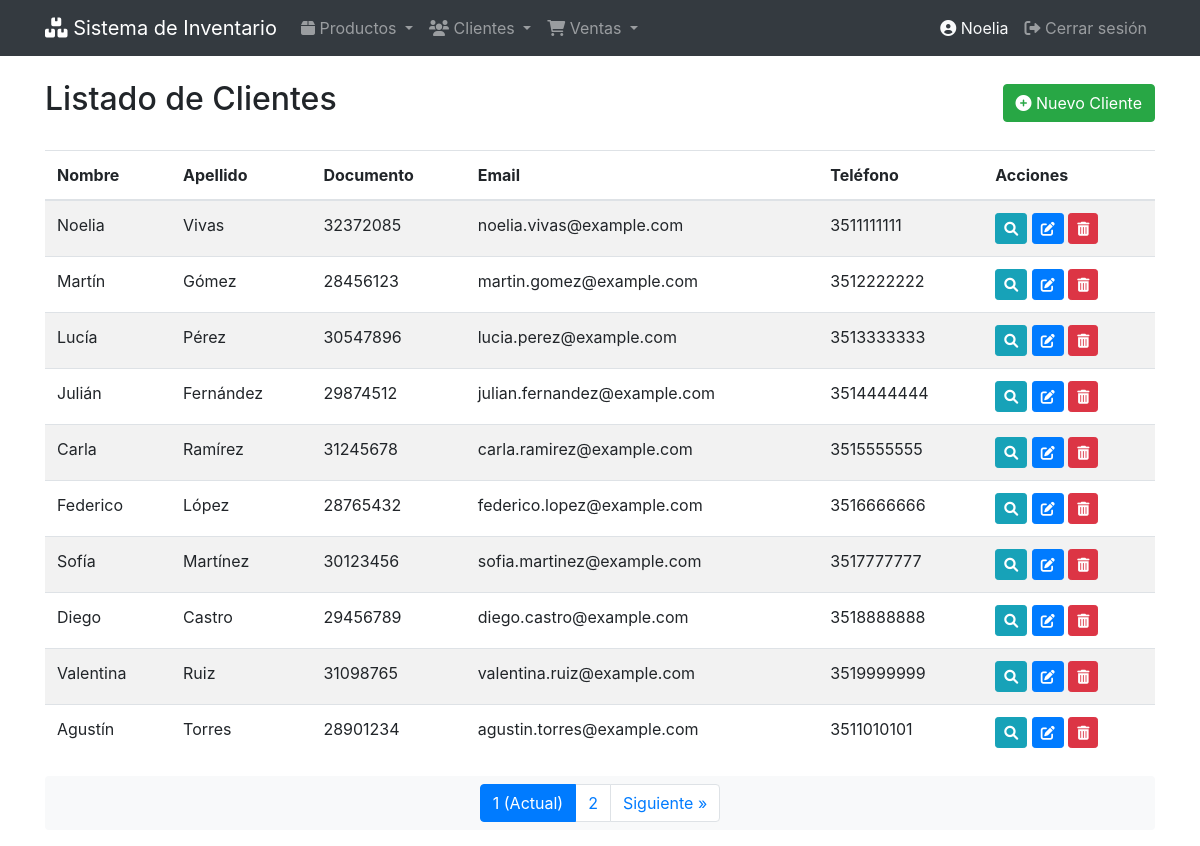
The app's page /clientes/ (signed in) with its own data.
### clientes/models.py (models this page shows, shortened)
class Cliente(models.Model):
    nombre = models.CharField(max_length=100)
    apellido = models.CharField(max_length=100)
    documento = models.CharField(max_length=20, unique=True)
    email = models.EmailField()
    telefono = models.CharField(max_length=20)
    direccion = models.TextField()

### clientes/views.py (the view)
# urls.py: path('', ClienteListView.as_view(), name='cliente_list'),
class ClienteListView(LoginRequiredMixin, ListView):
    model = Cliente
    paginate_by = 10
    template_name = 'cliente/cliente_list.html'
    context_object_name = 'clientes'
    paginate_by = 10

### templates/cliente/cliente_list.html (shortened to what this page needs)
{% extends 'base.html' %}
{% block header %}Listado de Clientes{% endblock %}
{% block extra_buttons %}
<a href="{% url 'clientes:cliente_create' %}" class="btn btn-success">
  <i class="fas fa-plus-circle"></i> Nuevo Cliente
</a>
{% endblock %}
{% block content %}
<table class="table table-striped table-hover">
  <thead>
    <tr>
      <th>Nombre</th>
      <th>Apellido</th>
      <th>Documento</th>
      <th>Email</th>
      <th>Teléfono</th>
      <th>Acciones</th>
    </tr>
  </thead>
  <tbody>
    {% for cliente in clientes %}
    <tr>
      <td>{{ cliente.nombre }}</td>
      <td>{{ cliente.apellido }}</td>
      <td>{{ cliente.documento }}</td>
      <td>{{ cliente.email }}</td>
      <td>{{ cliente.telefono }}</td>
      <td>
        <a href="{% url 'clientes:cliente_detail' cliente.pk %}" class="btn btn-sm btn-info">
          <i class="fas fa-search"></i>
        </a>
        <a href="{% url 'clientes:cliente_update' cliente.pk %}" class="btn btn-sm btn-primary">
          <i class="fas fa-edit"></i>
        </a>
        <a href="{% url 'clientes:cliente_delete' cliente.pk %}" class="btn btn-sm btn-danger">
          <i class="fas fa-trash-alt"></i>
        </a>
      </td>
    </tr>
    {% empty %}
    <tr>
      <td colspan="6" class="text-center">No hay clientes registrados.</td>
    </tr>
    {% endfor %}
  </tbody>
</table>
{% include 'paginator.html' with page_obj=page_obj %}
 {% endblock %}

### templates/base.html (shortened to what this page needs)
{% load bootstrap4 %}
{% load static %}
<!DOCTYPE html>
<html lang="es">
<head>
    {% bootstrap_css %}
    <link rel="stylesheet" href="https://cdnjs.cloudflare.com/ajax/libs/font-awesome/6.0.0/css/all.min.css">
</head>
<body>
    <nav class="navbar navbar-expand-lg navbar-dark bg-dark">
        <div class="container">
            <a class="navbar-brand" href="{% url 'productos:producto_list' %}">
                <i class="fas fa-boxes"></i> Sistema de Inventario
            </a>
            <div class="collapse navbar-collapse" id="navbarNav">
                <ul class="navbar-nav mr-auto">
                    <li class="nav-item dropdown">
                        <a class="nav-link dropdown-toggle" href="#" id="productosDropdown" role="button" data-toggle="dropdown">
                            <i class="fas fa-box"></i> Productos
                        </a>
                    </li>
                    <li class="nav-item dropdown">
                        <a class="nav-link dropdown-toggle" href="#" id="clientesDropdown" role="button" data-toggle="dropdown">
                            <i class="fas fa-users"></i> Clientes
                        </a>
                    </li>
                    <li class="nav-item dropdown">
                        <a class="nav-link dropdown-toggle" href="#" id="ventasDropdown" role="button" data-toggle="dropdown">
                            <i class="fas fa-shopping-cart"></i> Ventas
                        </a>
                    </li>
                </ul>
                <ul class="navbar-nav ml-auto">
                    {% if user.is_authenticated %}
                        <li class="nav-item">
                            <span class="nav-link text-light">
                                <i class="fas fa-user-circle"></i> {{ user.username }}
                            </span>
                        </li>
                        <li class="nav-item">
                            <a class="nav-link" href="{% url 'logout' %}">
                                <i class="fas fa-sign-out-alt"></i> Cerrar sesión
                            </a>
                        </li>
                    {% else %}
                        <li class="nav-item">
                            <a class="nav-link" href="{% url 'login' %}">
                                <i class="fas fa-sign-in-alt"></i> Iniciar sesión
                            </a>
                        </li>
                    {% endif %}
                </ul>
            </div>
        </div>
    </nav>
    <div class="container mt-4 content-wrapper">
        <div class="d-flex justify-content-between align-items-center mb-4">
            <h2>{% block header %}{% endblock %}</h2>
            {% block extra_buttons %}{% endblock %}
        </div>
        {% block content %}
        {% endblock %}
    </div>
</body>
</html>

### records on screen
Cliente: nombre "Noelia", apellido "Vivas", documento "32372085", email "noelia.vivas@example.com", telefono "3511111111"
Cliente: nombre "Martín", apellido "Gómez", documento "28456123", email "martin.gomez@example.com", telefono "3512222222"
Cliente: nombre "Lucía", apellido "Pérez", documento "30547896", email "lucia.perez@example.com", telefono "3513333333"
Cliente: nombre "Julián", apellido "Fernández", documento "29874512", email "julian.fernandez@example.com", telefono "3514444444"
Cliente: nombre "Carla", apellido "Ramírez", documento "31245678", email "carla.ramirez@example.com", telefono "3515555555"
Cliente: nombre "Federico", apellido "López", documento "28765432", email "federico.lopez@example.com", telefono "3516666666"
Cliente: nombre "Sofía", apellido "Martínez", documento "30123456", email "sofia.martinez@example.com", telefono "3517777777"
Cliente: nombre "Diego", apellido "Castro", documento "29456789", email "diego.castro@example.com", telefono "3518888888"
Cliente: nombre "Valentina", apellido "Ruiz", documento "31098765", email "valentina.ruiz@example.com", telefono "3519999999"
Cliente: nombre "Agustín", apellido "Torres", documento "28901234", email "agustin.torres@example.com", telefono "3511010101"

### other values on screen
{{ user.username }} "Noelia"
{{ num }} "1"
{{ num }} "2"
